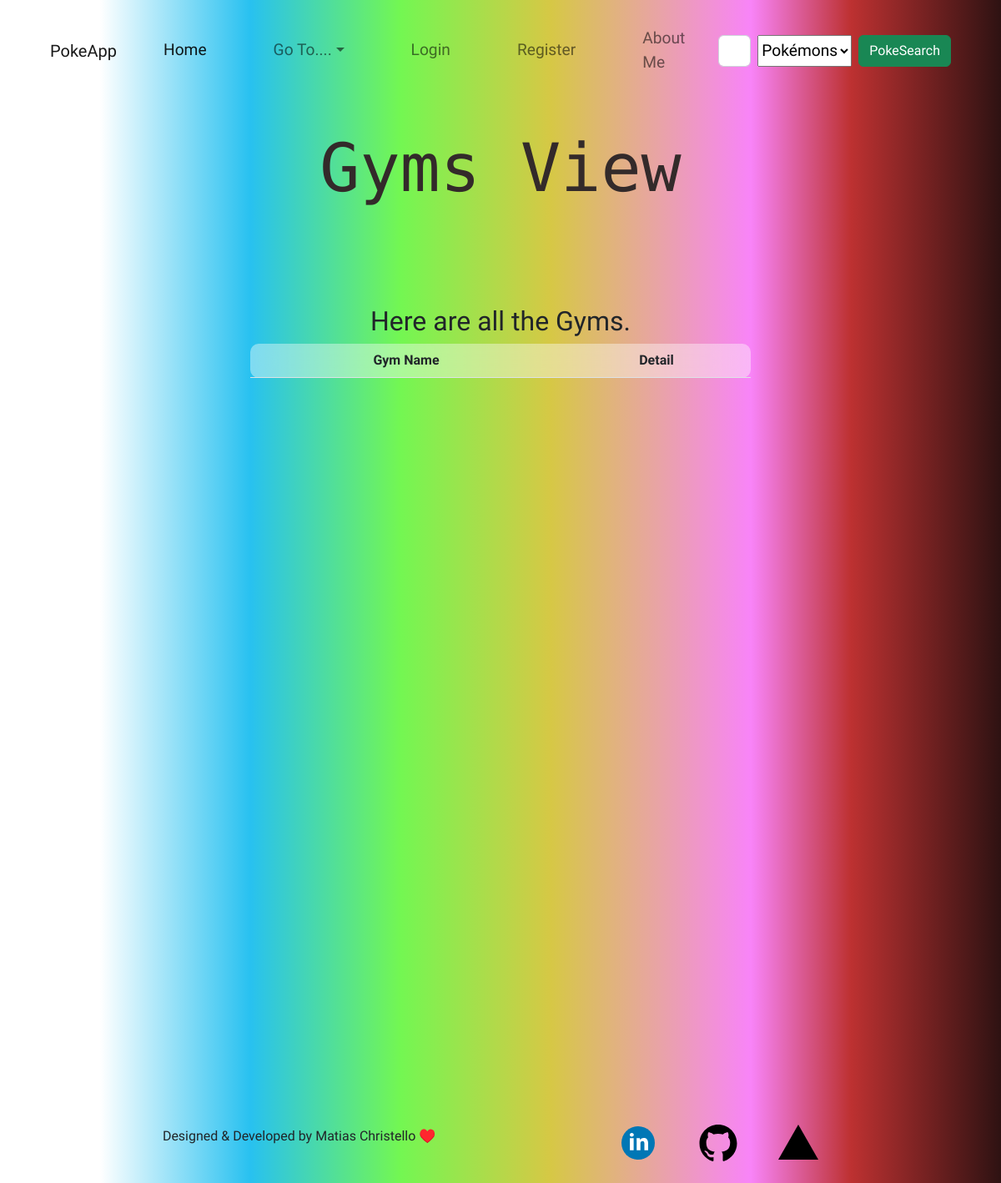
The app's page /gyms/gymList/, older data.
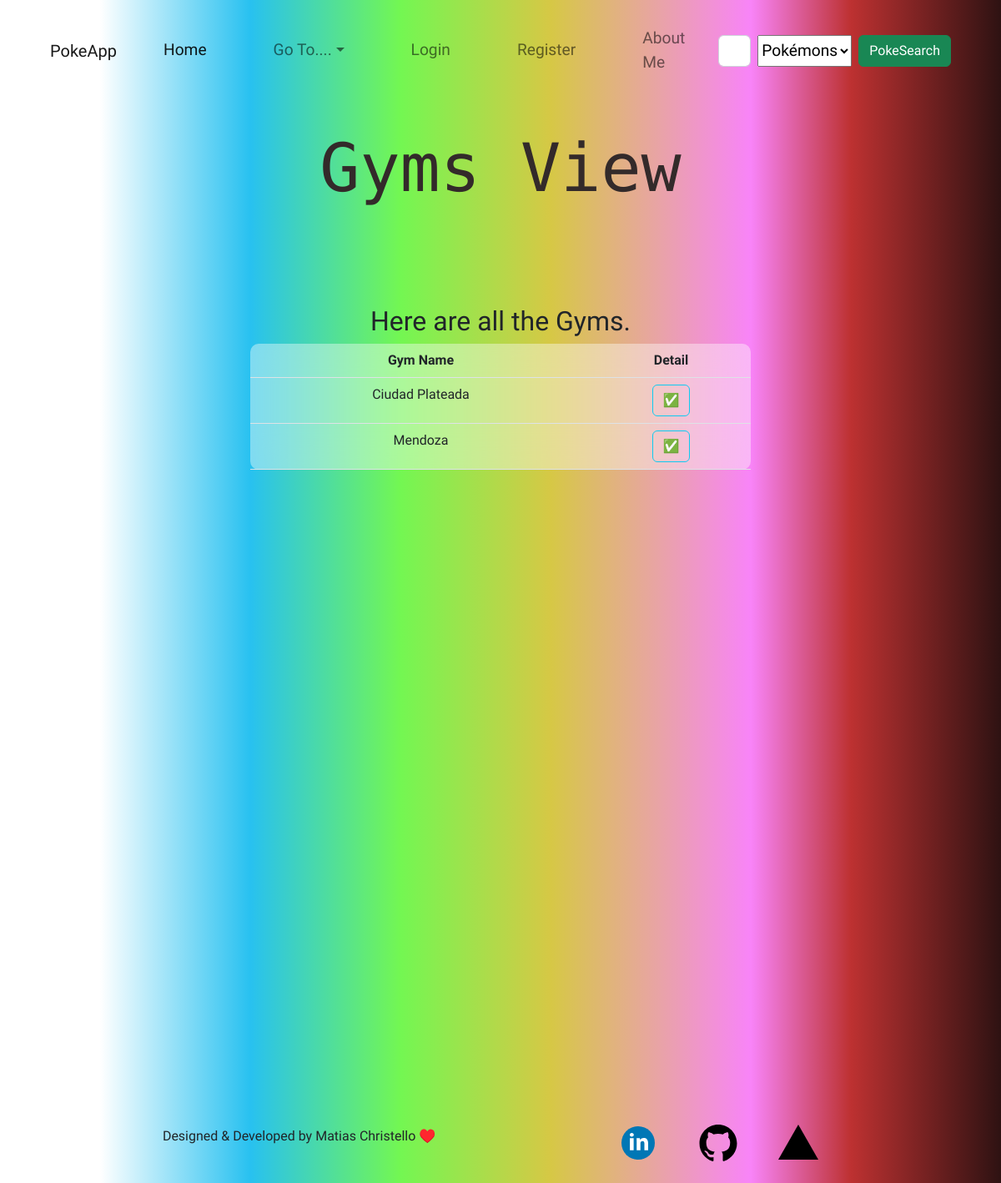
The same page, newer data.
### gyms/models.py (models this page shows, shortened)
class Gym(models.Model):
    name = models.CharField(max_length=20)
    type = models.CharField(max_length=20)
    master = models.CharField(max_length=150, blank=True, default='Available')

### gyms/views.py (the view)
# urls.py: path('gymList/', views.GymList.as_view() , name='GymList'),
class GymList(ListView):
    model = Gym

### gyms/templates/gyms/gym_list.html (shortened to what this page needs)
{% extends 'index.html' %}
{% load static %}
{% block title %}
    <h1 class="text-center header-title">Gyms View</h1>
{% endblock %}
{% block contenidoQueCambia %}
<div class="form__container d-flex justify-content-evenly">
    <div class="d-flex flex-column align-items-center justify-content-center m-1 w-50">
        <h2 class="text-center">Here are all the Gyms.</h2>
        <table class="table table-blur">
            <thead>
                <tr>
                    <th class="text-center">Gym Name</th>
                    <th class="text-center">Detail</th>
                </tr>
            </thead>
            <tbody>
                {% for gym in object_list %}
                    <tr>
                        <td class="m-2 text-center">{{ gym.name }}</td>
                        <td class="m-2 text-center"><a class="btn btn-outline-info" href="{% url 'GymDetail' gym.id %}">✅</a></td>
                    </tr>
                {% endfor %}
            </tbody>
        </table>
    </div>
</div>
{% endblock %}

Row changes from the older to the newer data that the page shows:
added Gym: name "Ciudad Plateada"
added Gym: name "Mendoza"
